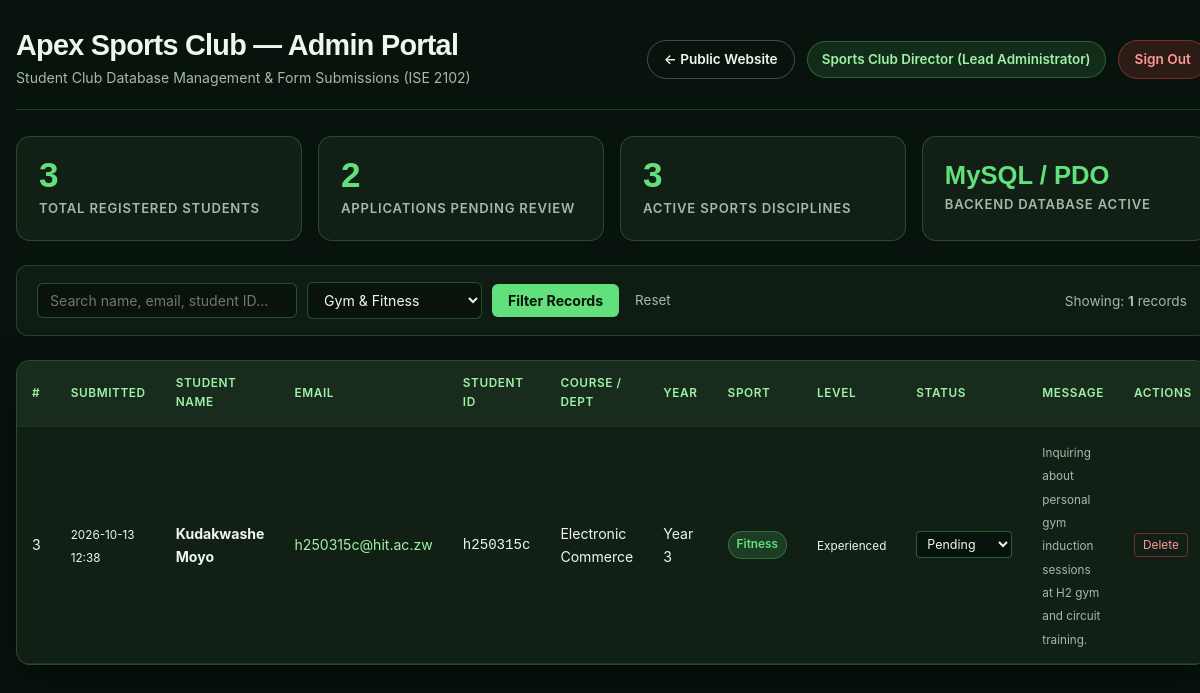
Page /admin.php?sport=Fitness (signed in) on the committed database.
### tables this page shows
CREATE TABLE `members` (
  `id` INT UNSIGNED AUTO_INCREMENT PRIMARY KEY,
  `submitted_at` DATETIME NOT NULL,
  `full_name` VARCHAR(120) NOT NULL,
  `email` VARCHAR(150) NOT NULL,
  `student_id` VARCHAR(20) DEFAULT NULL,
  `course` VARCHAR(150) NOT NULL,
  `study_year` VARCHAR(50) NOT NULL,
  `preferred_activity` VARCHAR(100) NOT NULL,
  `experience_level` VARCHAR(50) NOT NULL DEFAULT 'Beginner',
  `form_purpose` VARCHAR(100) NOT NULL DEFAULT 'Join the club',
  `reason` TEXT DEFAULT NULL,
  `consent` VARCHAR(10) NOT NULL DEFAULT 'yes',
  `status` VARCHAR(30) NOT NULL DEFAULT 'Pending Review',
  INDEX `idx_email` (`email`),
  INDEX `idx_activity` (`preferred_activity`),
  INDEX `idx_submitted_at` (`submitted_at`)
);

### admin.php (the view, shortened to what this page needs)
<?php
$pdo = get_db_connection();
$search = trim((string)($_GET['search'] ?? ''));
$filterSport = trim((string)($_GET['sport'] ?? ''));
$sql = "SELECT * FROM members WHERE 1=1";
$params = [];
if ($filterSport !== '') {
    $sql .= " AND preferred_activity = :sport";
    $params[':sport'] = $filterSport;
}
$sql .= " ORDER BY id DESC";
$stmt = $pdo->prepare($sql);
$stmt->execute($params);
$members = $stmt->fetchAll();
$totalCountQuery = $pdo->query("SELECT COUNT(*) AS total FROM members");
$totalApplicants = (int)$totalCountQuery->fetch()['total'];
$sportsQuery = $pdo->query("SELECT preferred_activity, COUNT(*) as cnt FROM members GROUP BY preferred_activity ORDER BY cnt DESC");
$sportsStats = $sportsQuery->fetchAll();
$pendingQuery = $pdo->query("SELECT COUNT(*) as pending FROM members WHERE status = 'Pending Review'");
$pendingCount = (int)$pendingQuery->fetch()['pending'];
?>
<!DOCTYPE html>
<html lang="en">
<head>
  <link rel="stylesheet" href="style.css" />
</head>
<body>
  <div class="admin-container">
    <header class="admin-topbar">
      <div class="brand-title">
        <h1>Apex Sports Club — Admin Portal</h1>
        <p>Student Club Database Management &amp; Form Submissions (ISE 2102)</p>
      </div>
      <div class="admin-session">
        <a href="index.html" class="btn-action btn-public">&larr; Public Website</a>
        <span class="user-tag">
          <?php echo htmlspecialchars($_SESSION['admin_name'] ?? 'Admin'); ?> (<?php echo htmlspecialchars($_SESSION['admin_role'] ?? 'Staff'); ?>)
        </span>
        <a href="admin.php?action=logout" class="btn-action btn-logout">Sign Out</a>
      </div>
    </header>
    <section class="kpi-grid">
      <div class="kpi-card">
        <div class="kpi-num"><?php echo $totalApplicants; ?></div>
        <div class="kpi-label">Total Registered Students</div>
      </div>
      <div class="kpi-card">
        <div class="kpi-num"><?php echo $pendingCount; ?></div>
        <div class="kpi-label">Applications Pending Review</div>
      </div>
      <div class="kpi-card">
        <div class="kpi-num"><?php echo count($sportsStats); ?></div>
        <div class="kpi-label">Active Sports Disciplines</div>
      </div>
      <div class="kpi-card">
        <div class="kpi-num" style="font-size:1.6rem;padding-top:6px;">MySQL / PDO</div>
        <div class="kpi-label">Backend Database Active</div>
      </div>
    </section>
    <section class="filter-bar">
      <form method="GET" action="admin.php" class="filter-form">
        <input
          type="text"
          name="search"
          placeholder="Search name, email, student ID..."
          value="<?php echo htmlspecialchars($search); ?>"
          class="input-sm"
          style="min-width: 260px;"
        />
        <select name="sport" class="input-sm">
          <option value="Fitness" <?php echo $filterSport === 'Fitness' ? 'selected' : ''; ?>>Gym &amp; Fitness</option>
        </select>
        <button type="submit" class="btn-filter">Filter Records</button>
        <?php if ($search !== '' || $filterSport !== ''): ?>
          <a href="admin.php" class="btn-reset">Reset</a>
        <?php endif; ?>
      </form>
      <div>
        <span style="font-size:0.85rem;color:#a4baa9;">Showing: <strong><?php echo count($members); ?></strong> records</span>
      </div>
    </section>
    <main class="table-card">
      <?php if (empty($members)): ?>
        <p style="padding: 36px; text-align: center; color: #a4baa9;">
          No student applications match the query. Form submissions from <code>join.html</code> will automatically populate this database table.
        </p>
      <?php else: ?>
        <table>
          <thead>
            <tr>
              <th>#</th>
              <th>Submitted</th>
              <th>Student Name</th>
              <th>Email</th>
              <th>Student ID</th>
              <th>Course / Dept</th>
              <th>Year</th>
              <th>Sport</th>
              <th>Level</th>
              <th>Status</th>
              <th>Message</th>
              <th>Actions</th>
            </tr>
          </thead>
          <tbody>
            <?php foreach ($members as $m): ?>
              <tr>
                <td><?php echo (int)$m['id']; ?></td>
                <td><small><?php echo htmlspecialchars(substr((string)$m['submitted_at'], 0, 16)); ?></small></td>
                <td><strong><?php echo htmlspecialchars($m['full_name']); ?></strong></td>
                <td><a href="mailto:<?php echo htmlspecialchars($m['email']); ?>" style="color:#9ef2a6;"><?php echo htmlspecialchars($m['email']); ?></a></td>
                <td><code><?php echo htmlspecialchars($m['student_id'] ?: '—'); ?></code></td>
                <td><?php echo htmlspecialchars($m['course']); ?></td>
                <td><?php echo htmlspecialchars($m['study_year']); ?></td>
                <td><span class="badge-sport"><?php echo htmlspecialchars($m['preferred_activity']); ?></span></td>
                <td><small><?php echo htmlspecialchars($m['experience_level']); ?></small></td>
                <td>
                  <form method="POST" action="admin.php" style="margin:0;display:inline;">
                    <select name="new_status" class="status-select" onchange="this.form.submit()">
                      <option value="Pending Review" <?php echo $m['status'] === 'Pending Review' ? 'selected' : ''; ?>>Pending</option>
                    </select>
                  </form>
                </td>
                <td><small style="color:#a4baa9;"><?php echo htmlspecialchars($m['reason'] ?: 'None'); ?></small></td>
                <td>
                  <form method="POST" action="admin.php" onsubmit="return confirm('Permanently delete applicant #<?php echo (int)$m['id']; ?>?');" style="margin:0;">
                    <button type="submit" class="btn-delete" title="Delete record">Delete</button>
                  </form>
                </td>
              </tr>
            <?php endforeach; ?>
          </tbody>
        </table>
      <?php endif; ?>
    </main>
  </div>
</body>
</html>

### style.css (style rules this page uses)
:root { --bg-darkest: #040703; --bg-main: #080e07; --bg-alt: #0d170b; --bg-card: rgba(18, 32, 16, 0.75); --bg-card-hov: rgba(25, 45, 22, 0.9); --bg-glass: rgba(13, 24, 11, 0.65); --bg-light: #f4f6f2; --bg-card-light: #ffffff; --green-deep: #072804; --green-acc: #38e54d; --green-soft: #c5f36a; --green-glow: rgba(56, 229, 77, 0.28); --green-subtle: rgba(56, 229, 77, 0.1); --text-white: #ffffff; --text-light: #f1f5ef; --text-muted: #98a594; --text-dark: #080c07; --border: rgba(56, 229, 77, 0.15); --border-acc: rgba(56, 229, 77, 0.45); --border-light: #e0e5dc; --error: #ef4444; --success: #10b981; --warning: #f59e0b; --font-head: 'Space Grotesk', -apple-system, BlinkMacSystemFont, 'Segoe UI', sans-serif; --font-body: 'Inter', -apple-system, BlinkMacSystemFont, 'Segoe UI', sans-serif; --max-w: 1280px; --header-h: 76px; --radius-sm: 8px; --radius-md: 14px; --radius-lg: 24px; --radius-full: 9999px; --ease: 0.25s cubic-bezier(0.4, 0, 0.2, 1); --ease-spring: 0.4s cubic-bezier(0.175, 0.885, 0.32, 1.275); --shadow-sm: 0 4px 12px rgba(0, 0, 0, 0.4); --shadow-lg: 0 16px 40px -10px rgba(0, 0, 0, 0.8); --glow-acc: 0 0 24px rgba(56, 229, 77, 0.25); --glow-lg: 0 0 40px rgba(56, 229, 77, 0.35); }
*, *::before, *::after { box-sizing: border-box; margin: 0; padding: 0; }
html { font-size: 16px; scroll-behavior: smooth; text-size-adjust: 100%; }
body { font-family: var(--font-body); background-color: var(--bg-main); background-image: radial-gradient(at 10% 20%, rgba(7, 40, 4, 0.45) 0px, transparent 50%), radial-gradient(at 90% 80%, rgba(56, 229, 77, 0.08) 0px, transparent 40%); background-attachment: fixed; color: var(--text-light); line-height: 1.65; overflow-x: hidden; min-height: 100vh; display: flex; flex-direction: column; -webkit-font-smoothing: antialiased; }
a { color: inherit; text-decoration: none; transition: all var(--ease); }
button, input, select, textarea { font-family: inherit; font-size: inherit; }
h1, h2, h3, h4, h5, h6 { font-family: var(--font-head); font-weight: 700; line-height: 1.1; letter-spacing: -0.025em; color: var(--green-acc); }
.filter-bar { display: flex; flex-wrap: wrap; justify-content: center; gap: 10px; margin-bottom: 40px; }

### rows in the picture
members: id "3", submitted_at "2026-10-13 12:38", full_name "Kudakwashe Moyo", email "h250315c@hit.ac.zw", student "h250315c", course "Electronic Commerce", study_year "Year 3", preferred_activity "Fitness", experience_level "Experienced", new_status "Pending", reason "Inquiring about personal gym induction sessions at H2 gym and circuit training."

### other values in the picture
$_SESSION['admin_name'] "Sports Club Director"
$_SESSION['admin_role'] "Lead Administrator"
$totalApplicants "3"
$pendingCount "2"
count($sportsStats) "3"
count($members) "1"
